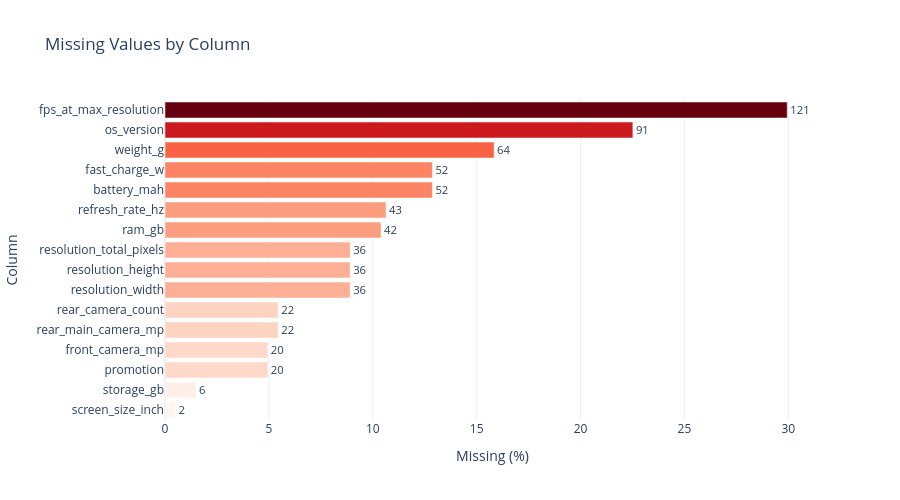

Here is the notebook cell this chart was saved with:
### Code cell
# Interactive bar chart: missing rate (%) per column, sorted ascending
missing_df = (
    df.isna().sum()
    .reset_index()
    .rename(columns={"index": "column", 0: "missing_count"})
    .assign(missing_pct=lambda x: (x["missing_count"] / len(df) * 100).round(2))
    .query("missing_count > 0")
    .sort_values("missing_pct", ascending=True)
)

fig = px.bar(
    missing_df,
    x="missing_pct",
    y="column",
    orientation="h",
    text="missing_count",
    labels={"missing_pct": "Missing (%)", "column": "Column"},
    title="Missing Values by Column",
    color="missing_pct",
    color_continuous_scale="Reds",
)
fig.update_traces(textposition="outside")
fig.update_layout(coloraxis_showscale=False, height=500)
fig.show()

### Figure 1 — Plotly figure (JSON) as saved in the notebook; plotly's stock layout.template omitted (floating-point values rounded to 4 significant figures)
{"data": [{"alignmentgroup": "True", "hovertemplate": "Missing (%)=%{marker.color}<br>Column=%{y}<br>missing_count=%{text}<extra></extra>", "legendgroup": "", "marker": {"color": [0.5, 1.49, 4.95, 4.95, 5.45, 5.45, 8.91, 8.91, 8.91, 10.4, 10.64, 12.87, 12.87, 15.84, 22.52, 29.95], "coloraxis": "coloraxis", "pattern": {"shape": ""}}, "name": "", "offsetgroup": "", "orientation": "h", "showlegend": false, "text": [2, 6, 20, 20, 22, 22, 36, 36, 36, 42, 43, 52, 52, 64, 91, 121], "textposition": "outside", "type": "bar", "x": [0.5, 1.49, 4.95, 4.95, 5.45, 5.45, 8.91, 8.91, 8.91, 10.4, 10.64, 12.87, 12.87, 15.84, 22.52, 29.95], "xaxis": "x", "y": ["screen_size_inch", "storage_gb", "promotion", "front_camera_mp", "rear_main_camera_mp", "rear_camera_count", "resolution_width", "resolution_height", "resolution_total_pixels", "ram_gb", "refresh_rate_hz", "battery_mah", "fast_charge_w", "weight_g", "os_version", "fps_at_max_resolution"], "yaxis": "y"}], "layout": {"barmode": "relative", "coloraxis": {"colorbar": {"title": {"text": "Missing (%)"}}, "colorscale": [[0, "rgb(255,245,240)"], [0.125, "rgb(254,224,210)"], [0.25, "rgb(252,187,161)"], [0.375, "rgb(252,146,114)"], [0.5, "rgb(251,106,74)"], [0.625, "rgb(239,59,44)"], [0.75, "rgb(203,24,29)"], [0.875, "rgb(165,15,21)"], [1, "rgb(103,0,13)"]], "showscale": false}, "height": 500, "legend": {"tracegroupgap": 0}, "title": {"text": "Missing Values by Column"}, "xaxis": {"anchor": "y", "domain": [0, 1], "title": {"text": "Missing (%)"}}, "yaxis": {"anchor": "x", "domain": [0, 1], "title": {"text": "Column"}}}}
